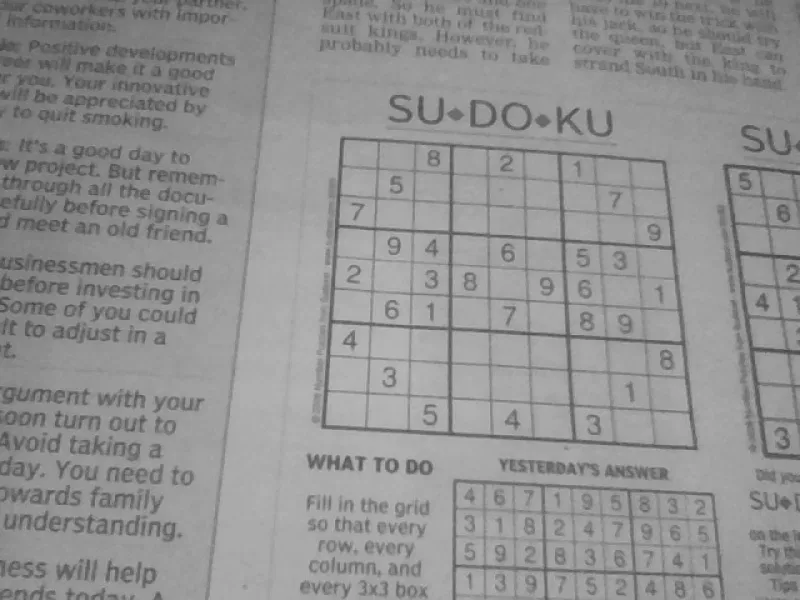
#> input picture Images/4.jpg, 800 x 600 px, given as the content of the folder Dataset, which was not available
$ jupyter execute --allow-errors FINAL.ipynb   (text cells are left out)
#> lines starting #> are read from the running program, lines starting #| are printed output that depends on the picture; after the words box and inside, x2 and y2 are one past the last pixel; in counts of white or black regions, pixels touching at a corner belong together; pictures that were not available may be replaced by others from this repository, and a replacement may not be noted
[cell 1]
import numpy as np
import cv2
import os
import matplotlib.pyplot as plt
import tensorflow as tf

from tensorflow import keras
from keras.utils import to_categorical
from keras import models, layers
from keras.callbacks import ModelCheckpoint
from sklearn.model_selection import train_test_split
from keras.preprocessing.image import ImageDataGenerator
from keras.utils.np_utils import to_categorical
from keras.models import Sequential
from keras.layers import Dense
from keras.optimizers import Adam
from keras.layers import Dropout, Flatten
from keras.layers.convolutional import Conv2D, MaxPooling2D

[cell 2]
### IMAGE PREPROCESSING HYPERPARAMETERS

IMG_PATH = r"Images\1.jpg"
IMG_HEIGHT = 450
IMG_WIDTH = 450

### MODEL TRAINING HYPERPARAMETERS

# NUM_EPOCHS = 12
# BATCH_SIZE = 1000
MODEL_PATH = r"models\my_model_cnn.h5"

path = r"Dataset"
testRatio = 0.2
valRatio = 0.2
imageDimensions = (28, 28, 3)

batchSizeVal = 50
epochsVal = 40
stepsPerEpochVal = 6534//batchSizeVal

[cell 3]
### Image Preprocessing

# [5 lines left out: function preProcessing, not called in this run]

def preProcess(img):
    imgGray = cv2.cvtColor(img, cv2.COLOR_BGR2GRAY)
    imgBlur = cv2.GaussianBlur(imgGray, (5, 5), 1)
    imgThreshold = cv2.adaptiveThreshold(imgBlur, 255, 1, 1, 11, 2)
    return imgThreshold

[cell 4]
#### Reorder points for Warp Perspective
def reorder(myPoints):
    myPoints = myPoints.reshape((4, 2))
    myPointsNew = np.zeros((4, 1, 2), dtype=np.int32)
    add = myPoints.sum(1)
    myPointsNew[0] = myPoints[np.argmin(add)]
    myPointsNew[3] =myPoints[np.argmax(add)]
    diff = np.diff(myPoints, axis=1)
    myPointsNew[1] =myPoints[np.argmin(diff)]
    myPointsNew[2] = myPoints[np.argmax(diff)]
    return myPointsNew

#### FINDING THE BIGGEST COUNTOUR ASSUMING THAT IS THE SUDOKU PUZZLE
def biggestContour(contours):
    biggest = np.array([])
    max_area = 0
    for i in contours:
        area = cv2.contourArea(i)
        if area > 50:
            peri = cv2.arcLength(i, True)
            approx = cv2.approxPolyDP(i, 0.02 * peri, True)
            if area > max_area and len(approx) == 4:
                biggest = approx
                max_area = area
    return biggest,max_area

#### TO SPLIT THE IMAGE INTO 81 DIFFERENT IMAGES
def splitBoxes(img):
    rows = np.vsplit(img,9)
    boxes=[]
    for r in rows:
        cols= np.hsplit(r,9)
        for box in cols:
            boxes.append(box)
    return boxes

#### DRAW GRID TO SEE THE WARP PRESPECTIVE EFFICENCY (OPTIONAL)
# [73 lines left out: functions drawGrid, getPrediction, displayNumbers, stackImages, not called in this run]

[cell 5]
images = []
classNo = []
myList = os.listdir(path)
noOfClasses = len(myList)

for x in range(0, noOfClasses):
    myPicList = os.listdir(path+"/"+str(x))
    for y in myPicList:
        curImg = cv2.imread(path+"/"+str(x)+"/"+y)
#> curImg is the input picture: shape (600, 800, 3); mean B, G, R 145.7, 145.7, 145.7
        curImg = cv2.resize(curImg, (imageDimensions[0], imageDimensions[1]))
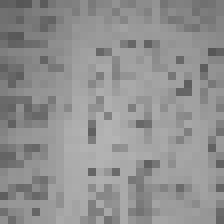
#> curImg: shape (28, 28, 3) (shown 8 times larger); mean B, G, R 144.9, 144.8, 144.9
        images.append(curImg)
        classNo.append(x)
    print(x, end=" ")
print(" ")

[cell 6]
images = np.array(images)
classNo = np.array(classNo)
print(images.shape)
#| (1, 28, 28, 3)

#> (a cell that did not finish here is left out)

[cell 8]
numOfSamples = []
#> (the rest of this cell did not finish here and is left out)

#> (a cell that did not finish here is left out)

#> (a cell that did not finish here is left out)

#> (a cell that did not finish here is left out)

[cell 12]
def myModel():
    noOfFilters = 60
    sizeOfFilter1 = (5, 5)
    sizeOfFilter2 = (3, 3)
    sizeOfPool = (2, 2)
    noOfNode = 500

    model = Sequential()
    model.add(Conv2D(noOfFilters, sizeOfFilter1, input_shape=(imageDimensions[0],
                                                                imageDimensions[1], 1),
                                                                activation='relu'))

    model.add(Conv2D(noOfFilters, sizeOfFilter1, activation='relu'))
    model.add(MaxPooling2D(pool_size=sizeOfPool))
    model.add(Conv2D(noOfFilters//2, sizeOfFilter2, activation='relu'))
    model.add(Conv2D(noOfFilters//2, sizeOfFilter2, activation='relu'))
    model.add(MaxPooling2D(pool_size=sizeOfPool))
    model.add(Dropout(0.5))
    model.add(Flatten())
    model.add(Dense(noOfNode, activation='relu'))
    model.add(Dropout(0.5))
    model.add(Dense(noOfClasses, activation='softmax'))

    model.compile(Adam(lr=0.001), loss='categorical_crossentropy', metrics=['accuracy'])

    return model

#> (the rest of this cell did not finish here and is left out)

#> (a cell that did not finish here is left out)

#> (a cell that did not finish here is left out)

#> (a cell that did not finish here is left out)

[cell 16]
#### SUDOKU SOLVING ALGORITHM
# We know that sudoku is a 9x9 2D matrix

# [22 lines left out: functions foundInCol, foundInRow, foundInBox, not called in this run]

def isSafe(arr, row, col, num):
    return ((not foundInRow(arr, row, num)) and (not foundInCol(arr, col, num)) and (not foundInBox(arr, row, col, num)))

# [27 lines left out: functions foundEmptyCell, solveSudoku, not called in this run]

[cell 17]
pathImage = IMG_PATH
heightImg = IMG_HEIGHT
widthImg = IMG_WIDTH
pathImage

[cell 18]
#### PREPARE THE IMAGE
img = cv2.imread(pathImage)
img = cv2.cvtColor(img, cv2.COLOR_BGR2RGB)
plt.axis('off')
plt.imshow(img)

[cell 19]
img = cv2.resize(img, (widthImg, heightImg))  # RESIZE IMAGE TO MAKE IT A SQUARE IMAGE
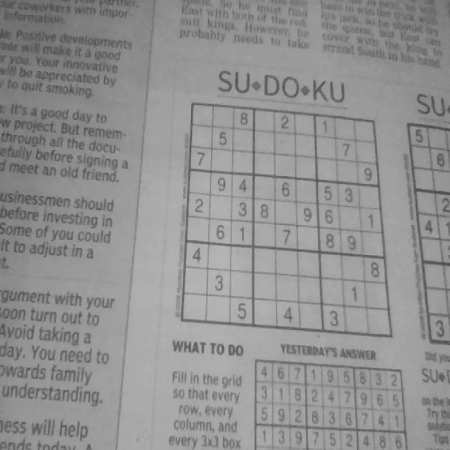
#> img: shape (450, 450, 3); mean R, G, B 145.6, 145.6, 145.6
imgBlank = np.zeros((heightImg, widthImg, 3), np.uint8)  # CREATE A BLANK IMAGE FOR TESTING DEBUGING IF REQUIRED
imgThreshold = preProcess(img)
#> in preProcess, `imgThreshold = cv2.adaptiveThreshold(imgBlur, 255, 1, 1, 11, 2)`:
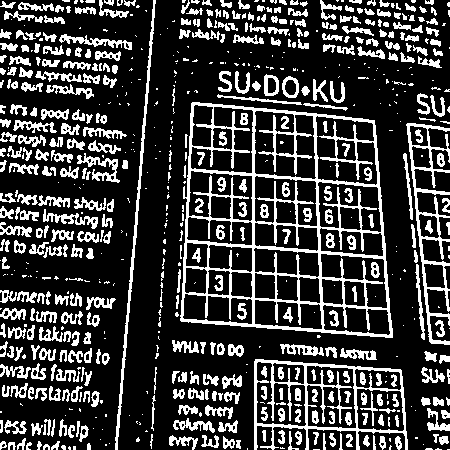
#> imgThreshold: shape (450, 450); 24.1% white; 696 white regions (293 under 20 px)
plt.axis('off')
plt.imshow(imgThreshold, cmap="gray")

[cell 20]
#### FIND ALL COUNTOURS
imgContours = img.copy() # COPY IMAGE FOR DISPLAY PURPOSES
imgBigContour = img.copy() # COPY IMAGE FOR DISPLAY PURPOSES
contours, hierarchy = cv2.findContours(imgThreshold, cv2.RETR_EXTERNAL, cv2.CHAIN_APPROX_SIMPLE) # FIND ALL CONTOURS
#> contours = 612 contours, 335 with area under 20; largest, box (x1, y1, x2, y2) and area: (180, 102, 393, 338) 43050, (254, 359, 408, 450) 9894, (406, 123, 450, 345) 2912, (115, 0, 156, 450) 861, (77, 153, 120, 183) 331
cv2.drawContours(imgContours, contours, -1, (0, 255, 0), 3) # DRAW ALL DETECTED CONTOURS
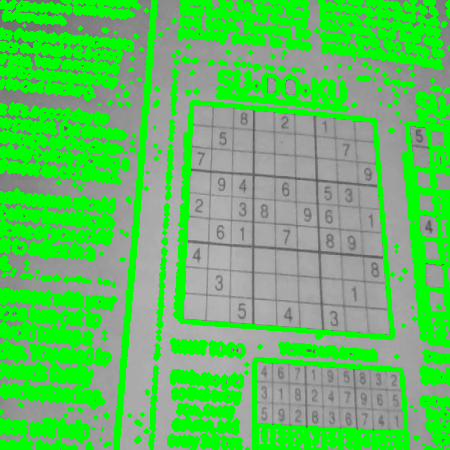
#> imgContours: shape (450, 450, 3); mean R, G, B 94.8, 193.5, 94.8
plt.axis('off')
plt.imshow(imgContours, cmap="gray")

[cell 21]
#### FIND THE BIGGEST COUNTOUR AND USE IT AS SUDOKU
biggest, maxArea = biggestContour(contours) # FIND THE BIGGEST CONTOUR
#> the loop in biggestContour, `for i in contours:` made 612 passes
#> (area, peri) on passes 27, 28, 29, 30, 33, 34, 42, 49, 52, 56, 57, 62: (54, 31.31), (55, 32.97), (53, 33.31), (80.5, 47.21), (73.5, 91.36), (125.5, 131.3), (52.5, 36.38), (78, 42.97), (56, 61.46), (107, 82.77), (110.5, 124.5), (193, 182.9)
#> area on passes 17, 18, 20, 21, 24, 32: 25, 28, 31.5, 23.5, 32, 37
#> after the loop in biggestContour, `for i in contours:`: biggest = [[192, 102], [180, 320], [392, 337], [374, 120]]; max_area = 43049.5
#> biggest = [[192, 102], [180, 320], [392, 337], [374, 120]]; maxArea = 43049.5
print(biggest)
#| [[[192 102]]
#|  [[180 320]]
#|  [[392 337]]
#|  [[374 120]]]

[cell 22]
if biggest.size != 0:
    biggest = reorder(biggest)
#> in reorder, `myPoints = myPoints.reshape((4, 2))`: myPoints = [[192, 102], [180, 320], [392, 337], [374, 120]]
#> in reorder, `add = myPoints.sum(1)`: add = [294, 500, 729, 494]
#> in reorder, `diff = np.diff(myPoints, axis=1)`: diff = [-90, 140, -55, -254]
#> biggest = [[192, 102], [374, 120], [180, 320], [392, 337]]
    print(biggest)
#| [[[192 102]]
#|  [[374 120]]
#|  [[180 320]]
#|  [[392 337]]]

else:
    print("No Sudoku Found")

[cell 23]
cv2.drawContours(imgBigContour, biggest, -1, (0, 0, 255), 25)
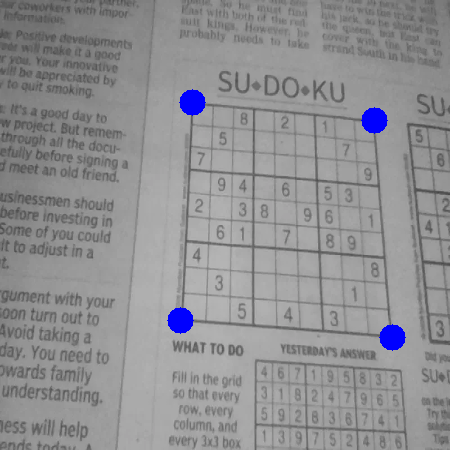
#> imgBigContour: shape (450, 450, 3); 1.04% of pixels changed, all inside (x1, y1, x2, y2) = (167, 89, 406, 351)
pts1 = np.float32(biggest)
#> pts1 = [[192, 102], [374, 120], [180, 320], [392, 337]]
pts2 = np.float32([[0, 0], [widthImg, 0], [0, heightImg], [widthImg, heightImg]])
matrix = cv2.getPerspectiveTransform(pts1, pts2)
#> matrix = [[2.54, 0.14, -501.6], [-0.248, 2.51, -208.5], [-0.000168, 0.000792, 1]]
imgWarpColored = cv2.warpPerspective(img, matrix, (widthImg, heightImg))
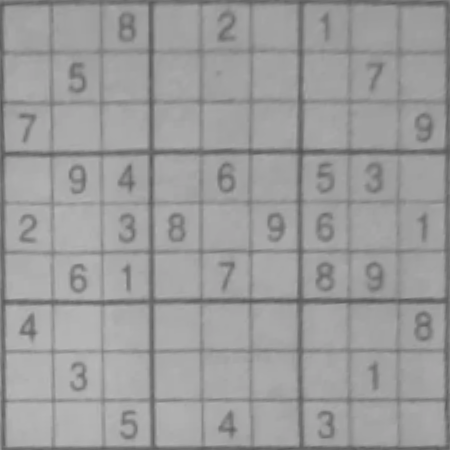
#> imgWarpColored: shape (450, 450, 3); mean R, G, B 155.5, 155.5, 155.5
imgWarpGrayed = cv2.cvtColor(imgWarpColored, cv2.COLOR_BGR2GRAY)
imgDetectedDigits = imgBlank.copy()
plt.axis('off')
plt.imshow(imgWarpGrayed, cmap="gray")

[cell 24]
#### SPLIT THE WARPED SUDOKU IMAGE AND PREDICT THE DIGITS
imgSolvedDigits = imgBlank.copy()
boxes = splitBoxes(imgWarpGrayed)
#> in splitBoxes, `rows = np.vsplit(img,9)`: rows = 9 items
#> the loop in splitBoxes, `for r in rows:` made 9 passes
#> after the loop in splitBoxes, `for r in rows:`: boxes = 81 items
#> boxes = 81 items
print(boxes[0].shape) # := (50, 50)
#| (50, 50)

$ run again, on Images/5.jpg
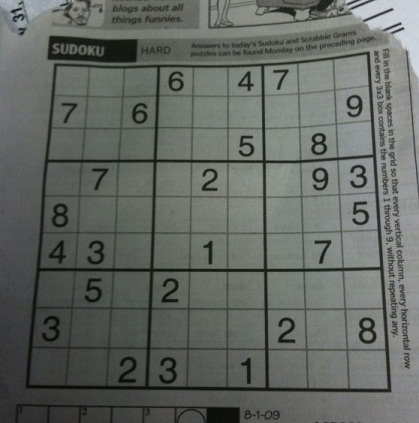
#> input picture Images/5.jpg, 419 x 423 px, given as the content of the folder Dataset, which was not available
#> curImg is the input picture: shape (423, 419, 3); mean B, G, R 98.9, 103.6, 99.4
#> curImg: shape (28, 28, 3)
#| (1, 28, 28, 3)
#> in preProcess, `imgThreshold = cv2.adaptiveThreshold(imgBlur, 255, 1, 1, 11, 2)`:
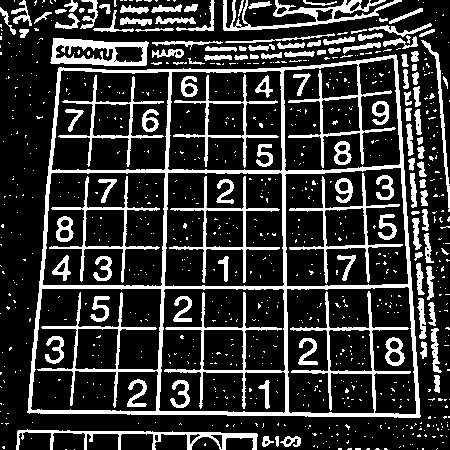
#> imgThreshold: shape (450, 450); 21% white; 844 white regions (724 under 20 px)
#> contours = 397 contours, 319 with area under 20; largest, box (x1, y1, x2, y2) and area: (27, 54, 421, 418) 127310, (50, 38, 149, 66) 2208, (223, 0, 402, 31) 1396, (16, 429, 258, 450) 1082, (421, 40, 450, 212) 382
#> imgContours: shape (450, 450, 3); mean R, G, B 80.7, 134.1, 80.4
#> the loop in biggestContour, `for i in contours:` made 397 passes
#> (area, peri, biggest, max_area) on pass 301: (127310, 1476.6, [[396, 55], [59, 67], [27, 412], [419, 417]], 127310)
#> after the loop in biggestContour, `for i in contours:`: max_area = 127310
#> `biggest, maxArea = biggestContour(contours)`: biggest = [[396, 55], [59, 67], [27, 412], [419, 417]]; maxArea = 127310
#| [[[396  55]]
#|  [[ 59  67]]
#|  [[ 27 412]]
#|  [[419 417]]]
#> myPoints = [[396, 55], [59, 67], [27, 412], [419, 417]]
#> add = [451, 126, 439, 836]
#> diff = [-341, 8, 385, -2]
#> `biggest = reorder(biggest)`: biggest = [[59, 67], [396, 55], [27, 412], [419, 417]]
#| [[[ 59  67]]
#|  [[396  55]]
#|  [[ 27 412]]
#|  [[419 417]]]
#> imgBigContour: shape (450, 450, 3); mean R, G, B 98.4, 102.6, 100.5
#> matrix = [[1.46, 0.136, -95.43], [0.0564, 1.58, -109.4], [0.000164, 0.000498, 1]]
#> `imgWarpColored = cv2.warpPerspective(img, matrix, (widthImg, heightImg))`:
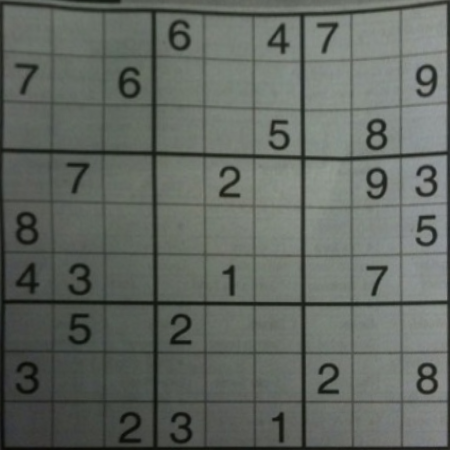
#> imgWarpColored: shape (450, 450, 3); mean R, G, B 98.3, 103.7, 97.6
#> rows = 9 items
#> the loop in splitBoxes, `for r in rows:` made 9 passes
#> after the loop in splitBoxes, `for r in rows:`: boxes = 81 items
#| (50, 50)

$ run again, on Images/6.jpg
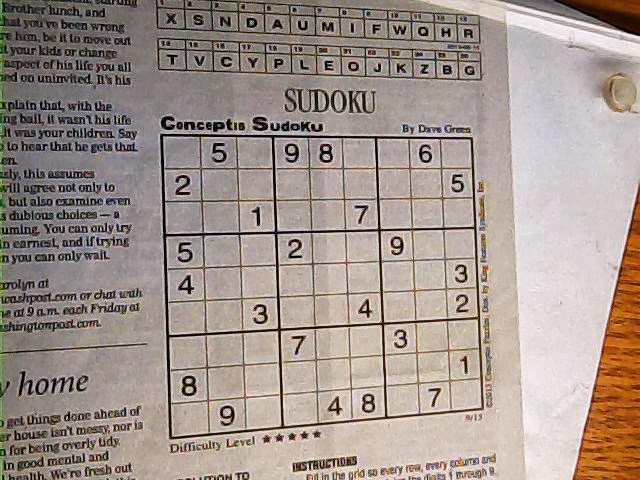
#> input picture Images/6.jpg, 640 x 480 px, given as the content of the folder Dataset, which was not available
#> curImg is the input picture: shape (480, 640, 3); mean B, G, R 141.4, 148.9, 162.2
#> curImg: shape (28, 28, 3)
#| (1, 28, 28, 3)
#> in preProcess, `imgThreshold = cv2.adaptiveThreshold(imgBlur, 255, 1, 1, 11, 2)`:
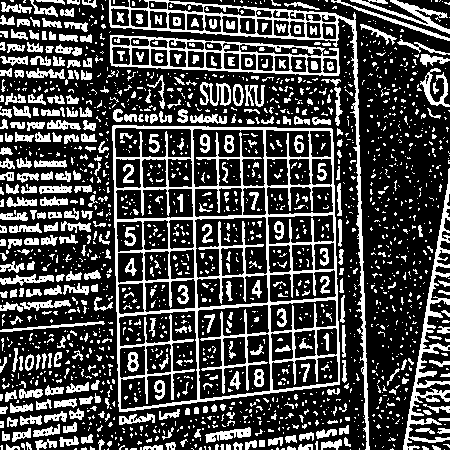
#> imgThreshold: shape (450, 450); 28.5% white; 1842 white regions (1430 under 20 px)
#> contours = 1374 contours, 1150 with area under 20; largest, box (x1, y1, x2, y2) and area: (112, 125, 340, 412) 59775, (109, 0, 370, 450) 7488, (110, 35, 340, 76) 6476, (403, 168, 450, 450) 1738, (350, 0, 450, 34) 568
#> the loop in biggestContour, `for i in contours:` made 1374 passes
#> (area, peri, biggest, max_area) on pass 459: (68, 72.14, [[344, 325], [342, 325], [343, 357], [345, 356]], 68)
#> after the loop in biggestContour, `for i in contours:`: biggest = [[113, 125], [119, 411], [339, 384], [332, 129]]; max_area = 59775
#> `biggest, maxArea = biggestContour(contours)`: biggest = [[113, 125], [119, 411], [339, 384], [332, 129]]; maxArea = 59775
#| [[[113 125]]
#|  [[119 411]]
#|  [[339 384]]
#|  [[332 129]]]
#> myPoints = [[113, 125], [119, 411], [339, 384], [332, 129]]
#> add = [238, 530, 723, 461]
#> diff = [12, 292, 45, -203]
#> `biggest = reorder(biggest)`: biggest = [[113, 125], [332, 129], [119, 411], [339, 384]]
#| [[[113 125]]
#|  [[332 129]]
#|  [[119 411]]
#|  [[339 384]]]
#> imgBigContour: shape (450, 450, 3); mean R, G, B 160.4, 147.3, 142.5
#> matrix = [[1.75, -0.0366, -192.7], [-0.0276, 1.51, -185.7], [-0.000469, 3.8e-05, 1]]
#> `imgWarpGrayed = cv2.cvtColor(imgWarpColored, cv2.COLOR_BGR2GRAY)`:
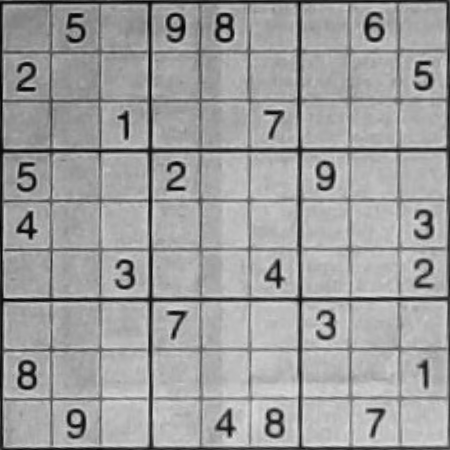
#> imgWarpGrayed: shape (450, 450); min 1, max 222, mean 158.3
#> rows = 9 items
#> the loop in splitBoxes, `for r in rows:` made 9 passes
#> after the loop in splitBoxes, `for r in rows:`: boxes = 81 items
#| (50, 50)
